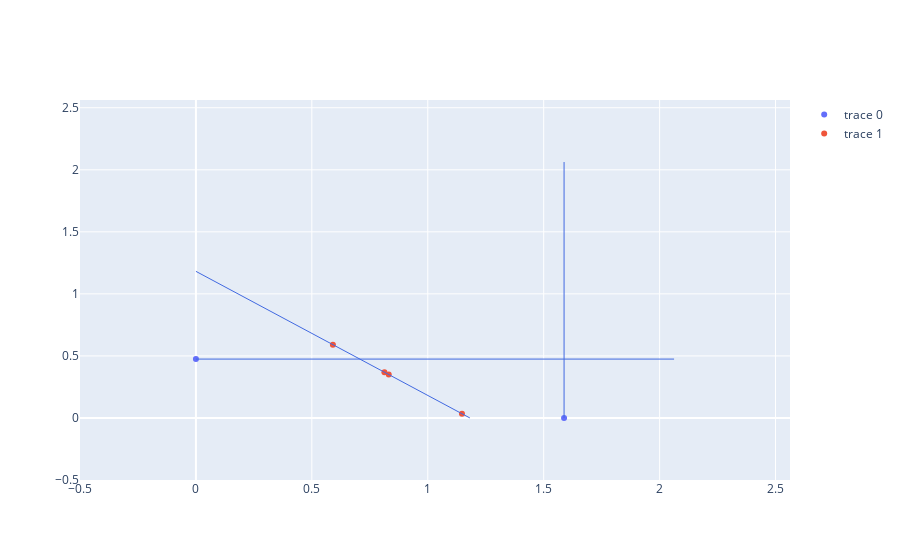

This figure's notebook cell:
### Code cell
def b1(y: float) -> float:
    return 2*np.log(1 + 2*y)

def b2(y: float) -> float:
    return np.sqrt(y)

def C(y: float) -> float:
    return np.power(y,2) / 4

def db1_dy(y: float) -> float:
    return 4 / (1 + 2*y)

def db2_dy(y: float) -> float:
    return 1 / (2*np.sqrt(y))

def C_dy(y: float) -> float:
    return y / 2

run_task("Task 1")

### Figure 1 — Plotly figure (JSON) as saved in the notebook; plotly's stock layout.template omitted (floating-point values rounded to 4 significant figures)
{"data": [{"mode": "markers", "text": ["x1*", "x2*"], "type": "scatter", "x": [1.588, 0], "y": [0, 0.4745]}, {"mode": "markers", "text": ["N-core", "Shapley's vector", "Partial equilibrium vector", "Egalitarian game"], "type": "scatter", "x": [0.5908, 1.148, 0.813, 0.8316], "y": [0.5908, 0.03409, 0.3686, 0.35]}], "layout": {"shapes": [{"line": {"color": "RoyalBlue", "width": 1}, "type": "line", "x0": 1.588, "x1": 1.588, "xref": "x", "y0": 0, "y1": 2.062, "yref": "y"}, {"line": {"color": "RoyalBlue", "width": 1}, "type": "line", "x0": 0, "x1": 2.062, "xref": "x", "y0": 0.4745, "y1": 0.4745, "yref": "y"}, {"line": {"color": "RoyalBlue", "width": 1}, "type": "line", "x0": 0, "x1": 1.182, "xref": "x", "y0": 1.182, "y1": 0, "yref": "y"}], "xaxis": {"dtick": 0.5, "range": [-0.5, 2.562]}, "yaxis": {"dtick": 0.5, "range": [-0.5, 2.562]}}}
